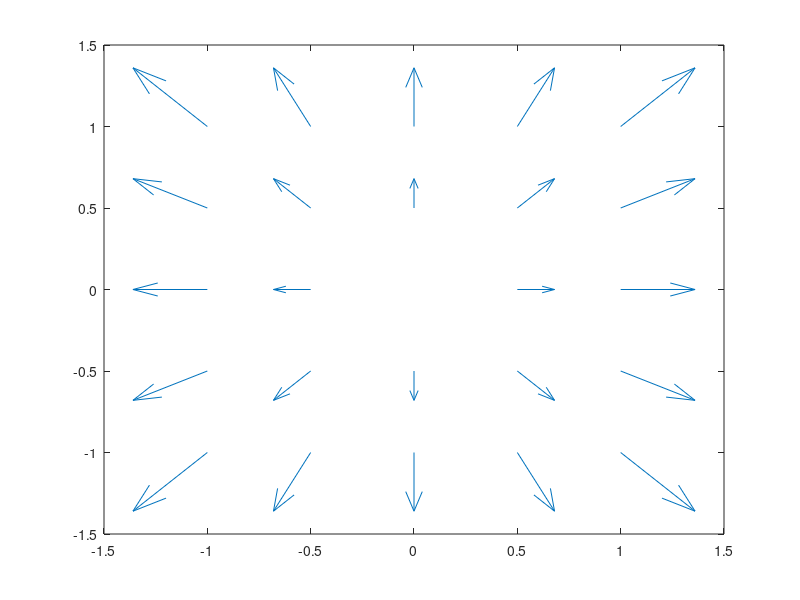

Reproduce this figure in MATLAB. (Note: this script raises an error after producing the figure.)
function [P]=plott275
  x= -1:.5:1;
  y= -1:.5:1;
  [X,Y]=meshgrid(x,y);
  [ m_x, n_x] = size(x);
  
 

r = sqrt(X.^2 + Y.^2); % r in function of (x, y)
theta = atan2(Y, X); % theta in function of (x, y)
phi = 0;
r
u =r.*cos(theta); % x component of the vector field
v = r.*sin(theta); % y component of the vector field

quiver(x, y, u, v)

E
%ploar gotten from https://stackoverflow.com/questions/46209000/plot-vector-field-expressed-in-polar-coordinates-with-quiver-in-matlab
## quiver(X,Y,E(:,:,1),E(:,:,2))
endfunction
